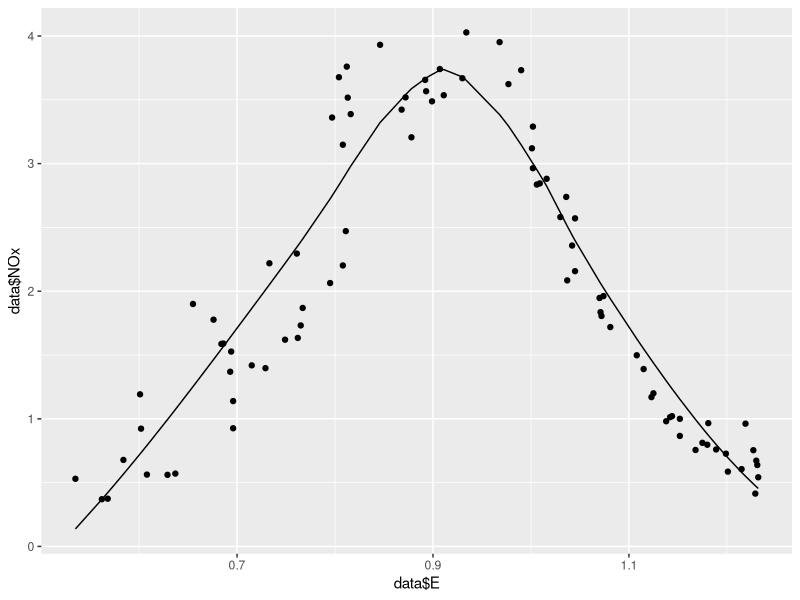
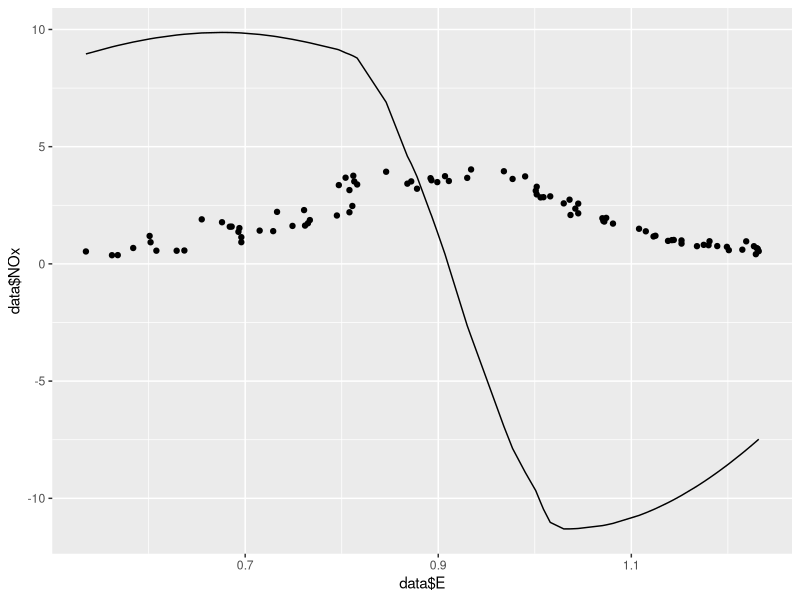
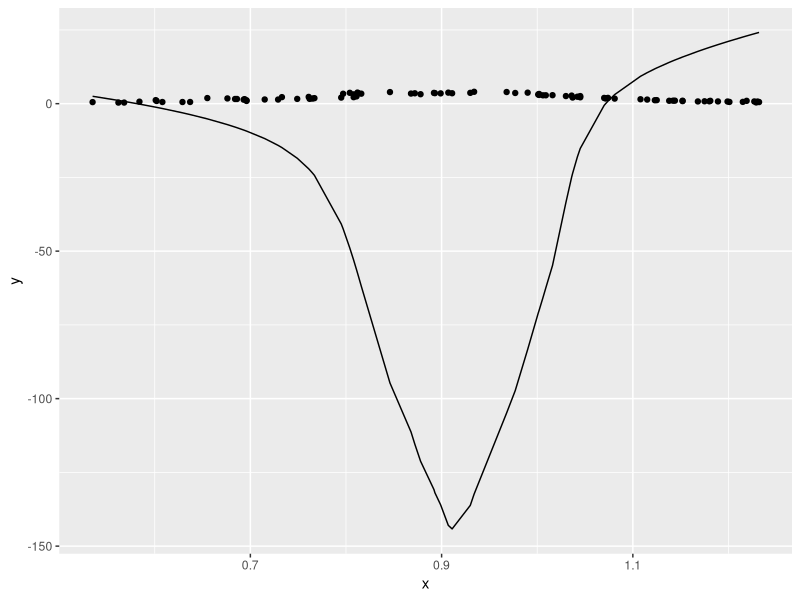
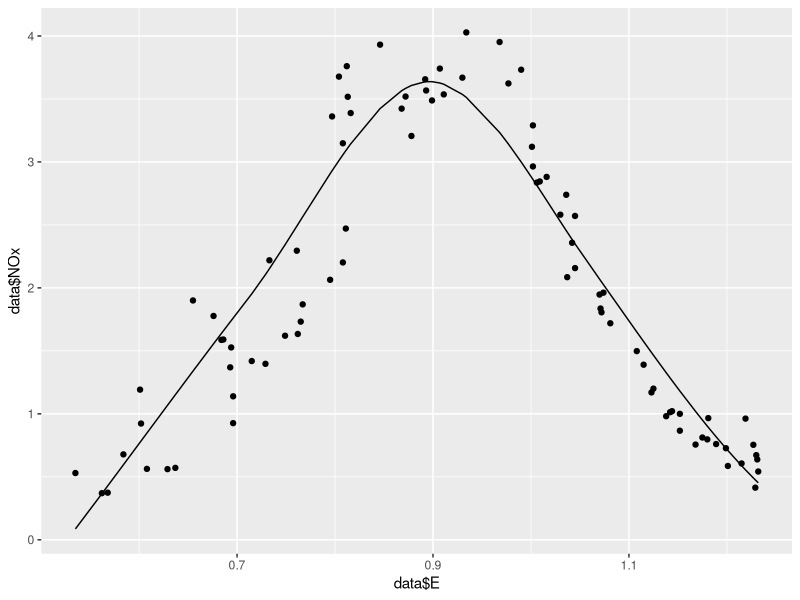
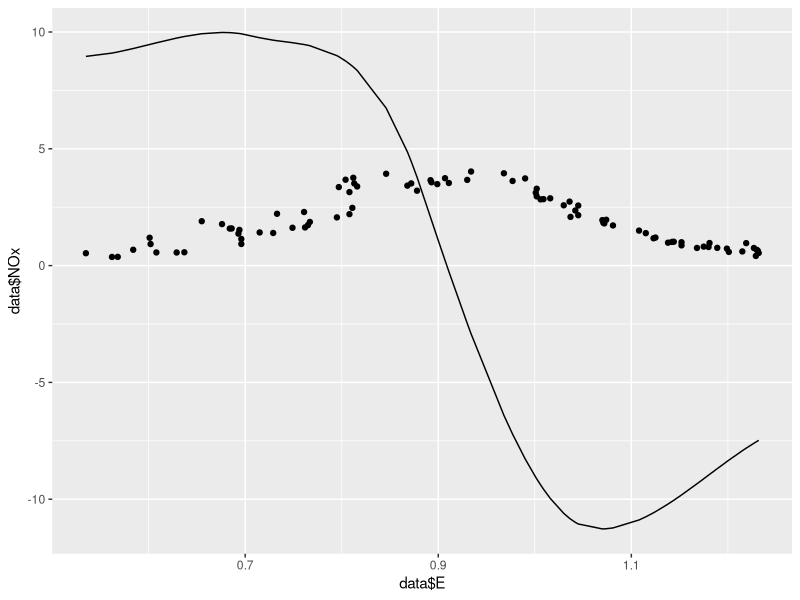
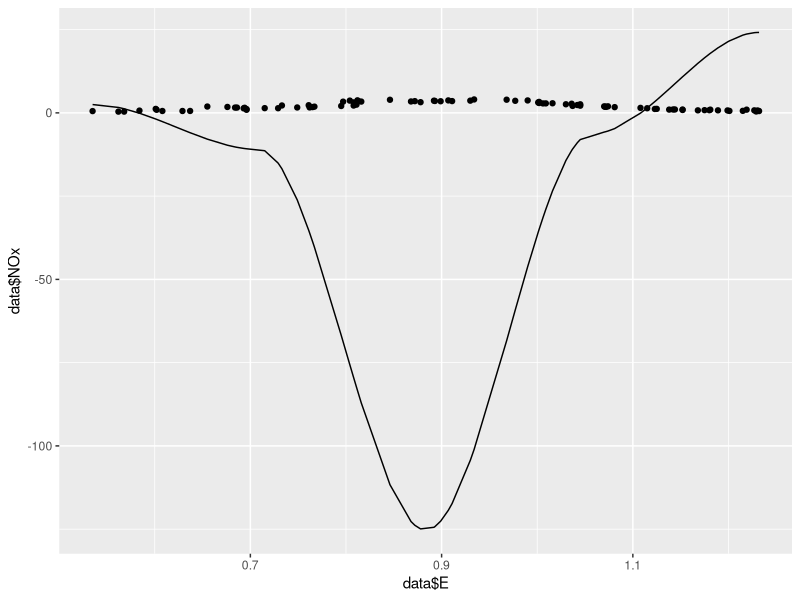

Write the R code that produced these figures, in order.
#locfit
#install.packages("locfit")

#polynomial mean

library(locfit)
data(ethanol, package="locfit")
data = ethanol


fit <- locfit.raw(data$E , data$NOx , deg = 2 , ev = data$E)
y_hat = predict(fit)
df = data.frame(x = data$E, y = data$NOx, y_hat = y_hat)
library(ggplot2)
ggplot(df)+
  geom_point(aes(x =data$E, y = data$NOx))+
  geom_line(aes(x = data$E, y = y_hat))



fit1 <- locfit.raw(data$E , data$NOx , deg = 2 , deriv = 1, ev = data$E)
deriv_1 = predict(fit1)
df1 = data.frame(x = data$E, y = data$NOx, deriv_1 = deriv_1)
library(ggplot2)
ggplot(df)+
  geom_point(aes(x =data$E, y = data$NOx))+
  geom_line(aes(x = data$E, y = deriv_1))




fit2 <- locfit.raw(data$E , data$NOx , deg = 2 , ev = data$E , deriv = c(1,1))
deriv_2 = predict(fit2)
df2 = data.frame(x = data$E, y = data$NOx, deriv_2 = deriv_2)
library(ggplot2)
ggplot(df)+
  geom_point(aes(x =x, y = y))+
  geom_line(aes(x = x, y= deriv_2))


#install.packages("Metrics")
library(Metrics)
rmse = rmse(data$NOx , y_hat)

#######################################################################################################


#polynomial median

rm(list = ls())
#locfit
#install.packages("locfit")
library(locfit)
data(ethanol, package="locfit")
data = ethanol


fit <- locfit.robust(x = data$E , y = data$NOx)
y_hat = predict(fit , data$E)
df = data.frame(x = data$E, y = data$NOx, y_hat = y_hat)
library(ggplot2)
ggplot(df)+
  geom_point(aes(x =data$E, y = data$NOx))+
  geom_line(aes(x = data$E, y = y_hat))


fit1 <- locfit.raw(data$E , data$NOx , deg = 2 , deriv = 1)
deriv_1 = predict(fit1 , data$E)
df1 = data.frame(x = data$E, y = data$NOx, deriv_1 = deriv_1)
library(ggplot2)
ggplot(df)+
  geom_point(aes(x =data$E, y = data$NOx))+
  geom_line(aes(x = data$E, y = deriv_1))



fit2 <- locfit.raw(data$E , data$NOx , deg = 2 , deriv = c(1,1))
deriv_2 = predict(fit2, data$E)
df1 = data.frame(x = data$E, y = data$NOx, deriv_2 = deriv_2)
library(ggplot2)
ggplot(df)+
  geom_point(aes(x =data$E, y = data$NOx))+
  geom_line(aes(x = data$E, y = deriv_2))

rmse = rmse(data$NOx , y_hat)
